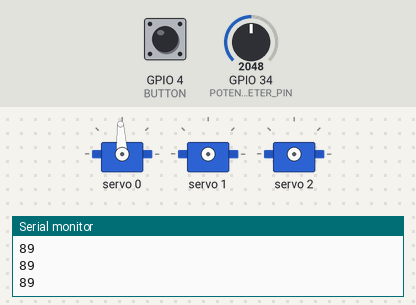
Bench run of a sketch on a simulated ESP32. Shown: 3 × servo, the last lines printed to the serial monitor. The test bench sets the inputs (shaded band); at power-on: GPIO 34 (POTENTIOMETER_PIN) = 2048, GPIO 4 (BUTTON) LOW.

Above: at 1.2 s.
1.3 s: GPIO 34 (POTENTIOMETER_PIN) set to 2866
At 2.3 s:
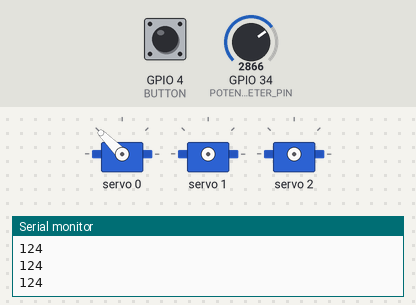
2.8 s: GPIO 4 (BUTTON) pulled HIGH for 0.15 s
4.8 s: GPIO 34 (POTENTIOMETER_PIN) set to 3603
At 5.8 s:
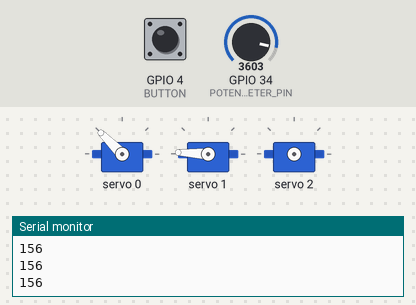
6.3 s: GPIO 4 (BUTTON) pulled HIGH for 1 s
8.8 s: GPIO 4 (BUTTON) pulled HIGH for 0.15 s
At 10.5 s:
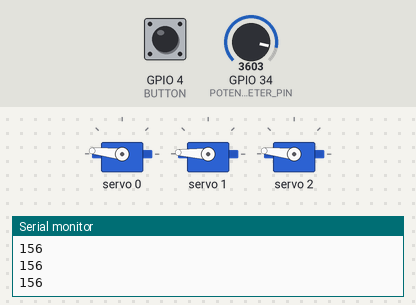
10.8 s: GPIO 34 (POTENTIOMETER_PIN) set to 4095
At 11.5 s:
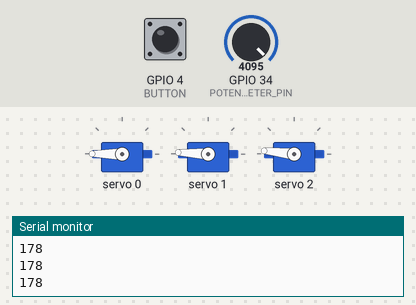
Timing chart, 0 to 13.3 s (numbered marks = the images above; inputs shaded):
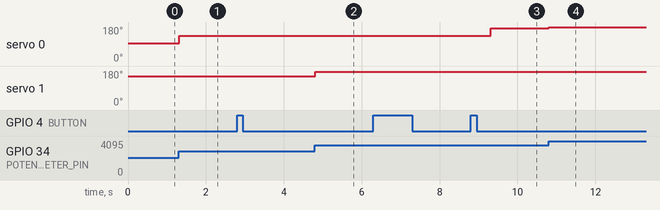

The sketch:

ServoTester.ino
```cpp
// Utility: test the servos using a potentionmeter

// Include Wire Library for I2C
#include <Wire.h>

// Include Adafruit PCA9685 Servo Library
#include <Adafruit_PWMServoDriver.h>

// Creat object to represent PCA9685 at default I2C address
Adafruit_PWMServoDriver pca9685 = Adafruit_PWMServoDriver(0x40);

#define SERVOMIN  195  // Minimum value 80
#define SERVOMAX  700  // Maximum value 600

// array of min/max pulses for each servo
// usually min is 80 and max is 600 but they vary from servo to servo so these values have to be found first
const int pulses [3][2] = { {80, 540}, {230, 525}, {80, 540} };


 //
#define POTENTIOMETER_PIN 34
#define BUTTON 4

// Variables for Servo Motor positions (expand as required)
int pwm0;
int pwm1;
int posDegrees;

int currentServo = 0;

void setup() {
    Serial.begin(115200);
    Serial.println("Running servo tester");
    Serial.print("Current servo = ");
    Serial.println(currentServo);

    //
    pinMode(BUTTON, INPUT);

    // Initialize PCA9685
    pca9685.begin();

    // Set PWM Frequency to 50Hz
    pca9685.setPWMFreq(50);

}

void loop() {
    int potValue = analogRead(POTENTIOMETER_PIN); // read the input on analog pin
    //Serial.println(potValue);

    int buttonState = digitalRead(BUTTON);

    if (buttonState == HIGH)
    {
      if (currentServo == 3)
        currentServo = 0;
      else
        currentServo ++;

      delay(500);
      Serial.print("Current servo = ");
      Serial.println(currentServo);

    }

    int angle = potValue / 23;
    Serial.println(angle);

    pwm0 = map(angle, 0, 180, pulses[currentServo][0], pulses[currentServo][1]);
    pca9685.setPWM(currentServo, 0, pwm0);
    delay(25);

}
```

Measured:
- after the input at 1.3 s, servo 0: 93° → 135° at once
- after the input at 4.8 s, servo 1: 152° → 177° at once
- after the input at 8.8 s, servo 0: 135° → 174° after 0.51 s
- after the input at 10.8 s, servo 0: 174° → 180° at once
